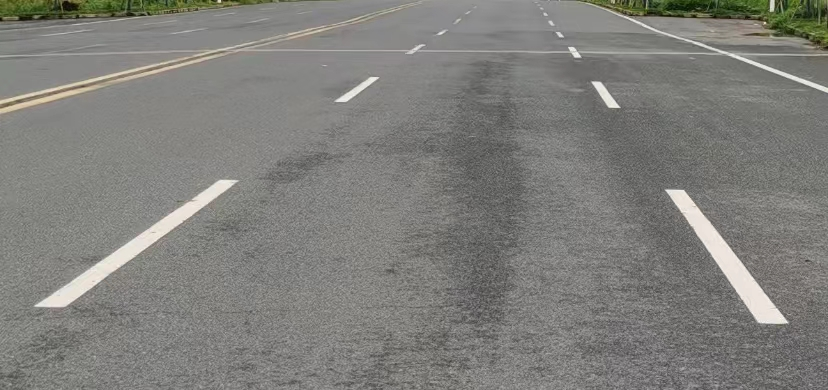
#> input picture cv2.study/chedao2.jpg, 828 x 390 px
$ python '车道线检测1.py'
#> lines starting #> are read from the running program, lines starting #| are printed output that depends on the picture; after the words box and inside, x2 and y2 are one past the last pixel; in counts of white or black regions, pixels touching at a corner belong together
#1.canny边缘检测  2.mask   3.霍夫变换   4.离群值过滤    5.最小二乘拟合     6.绘制直线

import cv2
import numpy as np
import matplotlib.pyplot as plt

'''1.canny边缘检测'''
img=cv2.imread('chedao2.jpg',cv2.IMREAD_GRAYSCALE)     #以灰度图形式读取图片，为canny边缘检测做准备
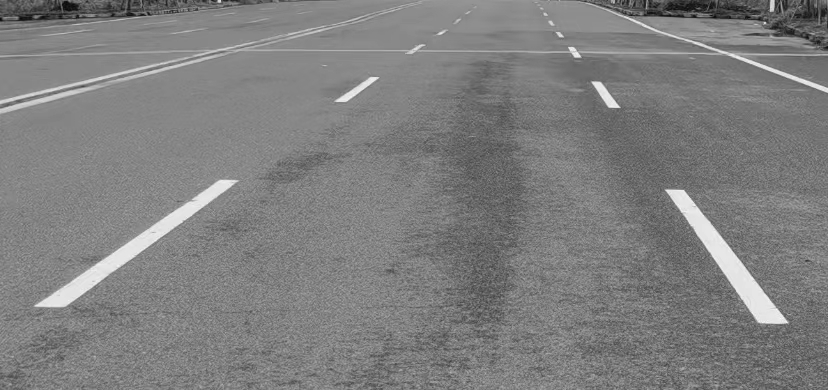
#> img: shape (390, 828); min 6, max 249, mean 126.8
img0=cv2.imread("chedao2.jpg",cv2.IMREAD_COLOR)
#> img0 is the input picture: shape (390, 828, 3); mean B, G, R 122.8, 127.1, 127.5

edge_img=cv2.Canny(img,200,300)     #设定阈值，低于阈值被忽略，高于阈值被显示，
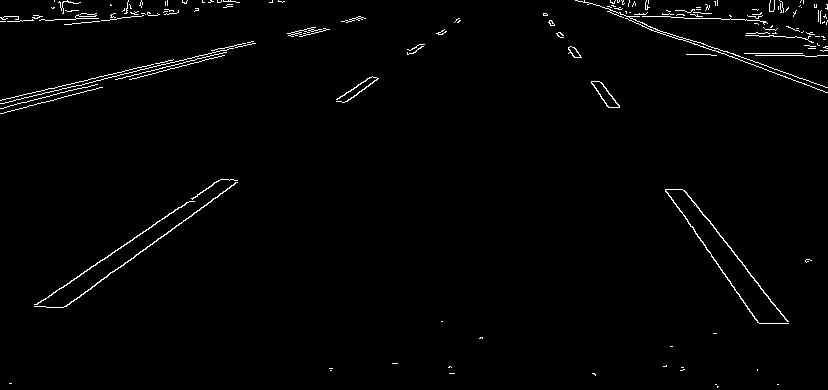
#> edge_img: shape (390, 828); 1.5% white in thin lines or dots
                                       # [9 lines of commented-out code are left out]

'''2.roi_mask(提取感兴趣的区域)'''
mask=np.zeros_like(edge_img)   #变换为numpy格式的图片
mask=cv2.fillPoly(mask,np.array([[[0,460],[1150,470],[780,0],[650,0]]]),color=255)   #对感兴趣区域制作掩膜
#在此做出说明，实际上，车载相机固定于一个位置，所以对于感兴趣的区域的位置也相对固定，这个视相机位置而定。
cv2.namedWindow('mask',0)
cv2.resizeWindow('mask',800,1200)
cv2.imshow('mask',mask)
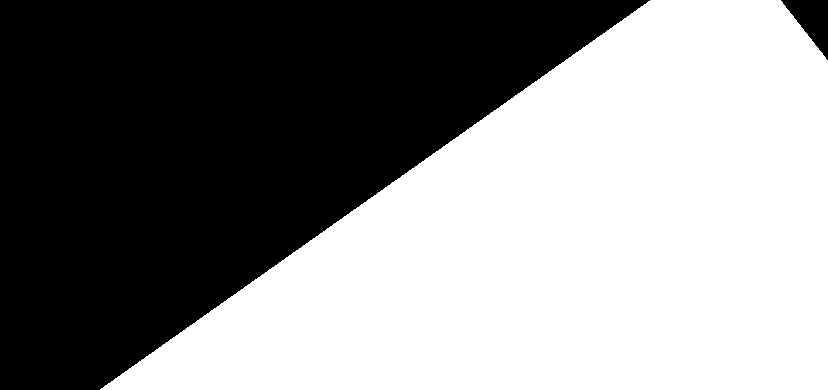
#> window 'mask': shape (390, 828); 54.3% white; 2 black regions, box (x1, y1, x2, y2) and area: (0, 0, 650, 390) 146170, (781, 0, 828, 60) 1434
cv2.waitKey(0)
masked_edge_img=cv2.bitwise_and(edge_img,mask)   #与运算
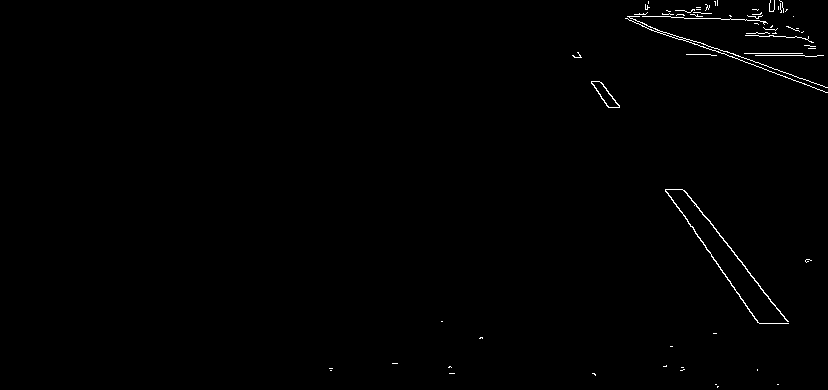
#> masked_edge_img: shape (390, 828); 0.58% white in thin lines or dots, all inside (x1, y1, x2, y2) = (329, 0, 828, 388)
# [4 lines of commented-out code are left out]


'''3.霍夫变换，找出直线'''
def calculate_slope(line):
    '''计算线段line的斜率
    ：param Line：np.array([[x_1,y_1,x_2,y_2]])
    :return:
    '''
    x_1,y_1,x_2,y_2=line[0]
    return (y_2-y_1)/(x_2-x_1)


lines=cv2.HoughLinesP(masked_edge_img,1,np.pi/180,15,minLineLength=50,maxLineGap=20)    #获取所有线段
#> lines = 15 rows, first 6: [665, 189, 758, 322], [684, 190, 788, 323], [705, 18, 765, 21], [625, 18, 822, 90], [686, 192, 787, 321], [666, 189, 760, 323]

left_lines=[line for line in lines if calculate_slope(line)>0]
#> left_lines = 13 items, first 6: [[665, 189, 758, 322]], [[684, 190, 788, 323]], [[705, 18, 765, 21]], [[625, 18, 822, 90]], [[686, 192, 787, 321]], [[666, 189, 760, 323]]
right_lines=[line for line in lines if calculate_slope(line)<0]
#> right_lines = [[[686, 54, 785, 53]]]
#| 13 1


'''4.离群值过滤'''

def reject_abnormal_lines(lines,threshold):
    '''剔出斜率不一致的线段'''
#> called with threshold = 0.1
    slopes=[calculate_slope(line) for line in lines]
#> slopes = [1.43, 1.28, 0.05, 0.365, 1.28, 1.43, 0.345, 0.345, 0.38, 0.222, 0.0317, 1.43, 0.362]
    while len(lines)>0:
        mean=np.mean(slopes)
        diff=[abs(s-mean) for s in slopes]
        idx=np.argmax(diff)
        if diff[idx]>threshold:
            slopes.pop(idx)
            lines.pop(idx)
        else:
            break
#> this loop made 9 passes
#> (mean, idx) on passes 1 to 5: (0.688, 11), (0.626, 0), (0.553, 4), (0.466, 0), (0.375, 2)
#> (mean, diff, idx) on passes 6 to 9: (0.263, [0.213, 0.103, 0.0824, 0.0819, 0.117, 0.0404, 0.231, 0.0994], 6), (0.296, [0.246, 0.0699, 0.0494, 0.0489, 0.0844, 0.0734, 0.0665], 0), (0.337, [0.0289, 0.00845, 0.00799, 0.0434, 0.114, 0.0255], 4), (0.359, [0.00606, 0.0144, 0.0149, 0.0206, 0.00265], 3)
#> after the loop, lines = [[[625, 18, 822, 90]], [[627, 18, 827, 87]], [[689, 39, 808, 80]], [[629, 20, 679, 39]], [[769, 71, 827, 92]]]; slopes = [0.365, 0.345, 0.345, 0.38, 0.362]
    return lines
print(len(left_lines),len(right_lines))

reject_abnormal_lines(left_lines,threshold=0.1)
reject_abnormal_lines(right_lines,threshold=0.1)
#> the loop in reject_abnormal_lines (call 2), `while len(lines)>0:` made 1 pass
#> (mean, diff, idx) on pass 1: (-0.0101, [0], 0)
print(len(left_lines),len(right_lines))
#| 5 1


'''5.最小二乘拟合 把识别到的多条线段拟合成一条直线'''
  #np.ravel: 将高维数组拉成一维数组
# np.polyfit:多项式拟合
#np.polyval: 多项式求值

def least_squares_fit(lines):

    x_coords=np.ravel([[line[0][0],line[0][2]] for line in lines])
#> x_coords = [625, 822, 627, 827, 689, 808, 629, 679, 769, 827]
    y_coords = np.ravel([[line[0][1], line[0][3]] for line in lines])   #取出所有标点
#> y_coords = [18, 90, 18, 87, 39, 80, 20, 39, 71, 92]
    poly=np.polyfit(x_coords,y_coords,deg=1)                             #进行直线拟合，得到多项式系数
#> poly = [0.355, -203.6]
    point_min=(np.min(x_coords),np.polyval(poly,np.min(x_coords)))
#> point_min = (625, 18.08)
    point_max = (np.max(x_coords), np.polyval(poly, np.max(x_coords)))     #根据多项式系数，计算两个直线上的点
#> point_max = (827, 89.74)
    return np.array([point_min,point_max],dtype=np.int64)

left_lines=least_squares_fit(left_lines)
#> left_lines = [[625, 18], [827, 89]]
right_lines=least_squares_fit(right_lines)
#> right_lines = [[686, 54], [785, 52]]

'''6.直线绘制'''
cv2.line(img0,tuple(left_lines[0]),tuple(left_lines[1]),color=(0,255,255),thickness=5)
cv2.line(img0,tuple(right_lines[0]),tuple(right_lines[1]),color=(0,255,255),thickness=5)
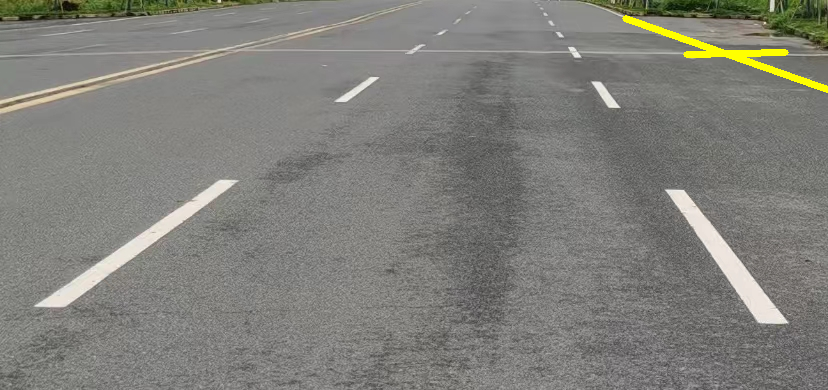
#> img0: shape (390, 828, 3); mean B, G, R 121.8, 127.7, 128.1

cv2.namedWindow('lane',0)
cv2.resizeWindow('lane',800,1200)
cv2.imshow('lane',img0)
cv2.waitKey(0)
